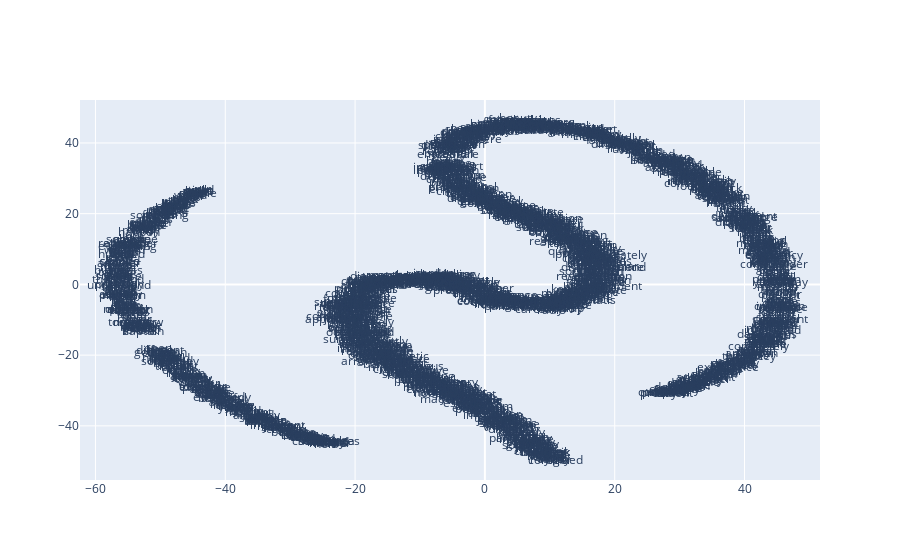

Here is the notebook cell this chart was saved with:
### Code cell
x_vals_no_sw, y_vals_no_sw, labels_no_sw = reduce_dimensions(word2vec_model_no_sw)
print('This is a plot for word2vec_model_no_sw')
plot_function(x_vals_no_sw, y_vals_no_sw, labels_no_sw)

### Figure 1 — Plotly figure (JSON) as saved in the notebook; plotly's stock layout.template omitted (floating-point values rounded to 4 significant figures; data arrays with more than 128 entries replaced by an {"elided": "..."} marker saying what was removed)
{"data": [{"mode": "text", "text": {"elided": "2093 str values"}, "type": "scatter", "x": {"elided": "2093 float values"}, "y": {"elided": "2093 float values"}}], "layout": {}}
